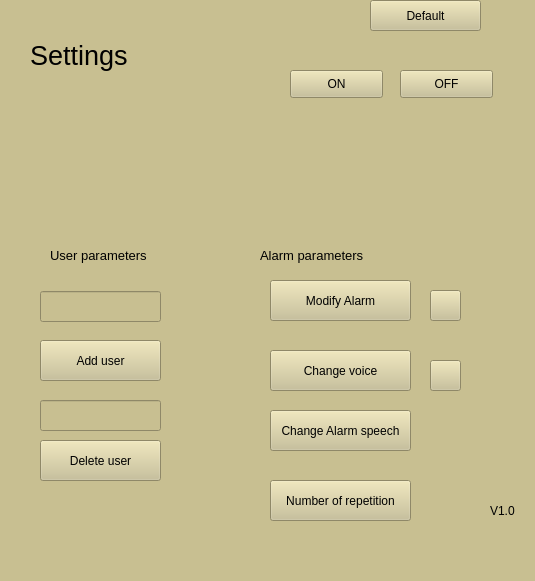
<?xml version="1.0" encoding="UTF-8"?>
<ui version="4.0">
 <class>MainWindow</class>
 <widget class="QMainWindow" name="MainWindow">
  <property name="geometry">
   <rect>
    <x>0</x>
    <y>0</y>
    <width>535</width>
    <height>581</height>
   </rect>
  </property>
  <property name="maximumSize">
   <size>
    <width>535</width>
    <height>581</height>
   </size>
  </property>
  <property name="palette">
   <palette>
    <active>
     <colorrole role="WindowText">
      <brush brushstyle="SolidPattern">
       <color alpha="255">
        <red>0</red>
        <green>0</green>
        <blue>0</blue>
       </color>
      </brush>
     </colorrole>
     <colorrole role="Button">
      <brush brushstyle="SolidPattern">
       <color alpha="255">
        <red>200</red>
        <green>191</green>
        <blue>145</blue>
       </color>
      </brush>
     </colorrole>
     <colorrole role="Light">
      <brush brushstyle="SolidPattern">
       <color alpha="255">
        <red>255</red>
        <green>255</green>
        <blue>254</blue>
       </color>
      </brush>
     </colorrole>
     <colorrole role="Midlight">
      <brush brushstyle="SolidPattern">
       <color alpha="255">
        <red>255</red>
        <green>255</green>
        <blue>190</blue>
       </color>
      </brush>
     </colorrole>
     <colorrole role="Dark">
      <brush brushstyle="SolidPattern">
       <color alpha="255">
        <red>127</red>
        <green>127</green>
        <blue>63</blue>
       </color>
      </brush>
     </colorrole>
     <colorrole role="Mid">
      <brush brushstyle="SolidPattern">
       <color alpha="255">
        <red>170</red>
        <green>170</green>
        <blue>85</blue>
       </color>
      </brush>
     </colorrole>
     <colorrole role="Text">
      <brush brushstyle="SolidPattern">
       <color alpha="255">
        <red>0</red>
        <green>0</green>
        <blue>0</blue>
       </color>
      </brush>
     </colorrole>
     <colorrole role="BrightText">
      <brush brushstyle="SolidPattern">
       <color alpha="255">
        <red>255</red>
        <green>255</green>
        <blue>255</blue>
       </color>
      </brush>
     </colorrole>
     <colorrole role="ButtonText">
      <brush brushstyle="SolidPattern">
       <color alpha="255">
        <red>0</red>
        <green>0</green>
        <blue>0</blue>
       </color>
      </brush>
     </colorrole>
     <colorrole role="Base">
      <brush brushstyle="SolidPattern">
       <color alpha="255">
        <red>200</red>
        <green>191</green>
        <blue>145</blue>
       </color>
      </brush>
     </colorrole>
     <colorrole role="Window">
      <brush brushstyle="SolidPattern">
       <color alpha="255">
        <red>200</red>
        <green>191</green>
        <blue>145</blue>
       </color>
      </brush>
     </colorrole>
     <colorrole role="Shadow">
      <brush brushstyle="SolidPattern">
       <color alpha="255">
        <red>0</red>
        <green>0</green>
        <blue>0</blue>
       </color>
      </brush>
     </colorrole>
     <colorrole role="AlternateBase">
      <brush brushstyle="SolidPattern">
       <color alpha="255">
        <red>255</red>
        <green>255</green>
        <blue>191</blue>
       </color>
      </brush>
     </colorrole>
     <colorrole role="ToolTipBase">
      <brush brushstyle="SolidPattern">
       <color alpha="255">
        <red>255</red>
        <green>255</green>
        <blue>220</blue>
       </color>
      </brush>
     </colorrole>
     <colorrole role="ToolTipText">
      <brush brushstyle="SolidPattern">
       <color alpha="255">
        <red>0</red>
        <green>0</green>
        <blue>0</blue>
       </color>
      </brush>
     </colorrole>
     <colorrole role="PlaceholderText">
      <brush brushstyle="SolidPattern">
       <color alpha="128">
        <red>0</red>
        <green>0</green>
        <blue>0</blue>
       </color>
      </brush>
     </colorrole>
    </active>
    <inactive>
     <colorrole role="WindowText">
      <brush brushstyle="SolidPattern">
       <color alpha="255">
        <red>0</red>
        <green>0</green>
        <blue>0</blue>
       </color>
      </brush>
     </colorrole>
     <colorrole role="Button">
      <brush brushstyle="SolidPattern">
       <color alpha="255">
        <red>200</red>
        <green>191</green>
        <blue>145</blue>
       </color>
      </brush>
     </colorrole>
     <colorrole role="Light">
      <brush brushstyle="SolidPattern">
       <color alpha="255">
        <red>255</red>
        <green>255</green>
        <blue>254</blue>
       </color>
      </brush>
     </colorrole>
     <colorrole role="Midlight">
      <brush brushstyle="SolidPattern">
       <color alpha="255">
        <red>255</red>
        <green>255</green>
        <blue>190</blue>
       </color>
      </brush>
     </colorrole>
     <colorrole role="Dark">
      <brush brushstyle="SolidPattern">
       <color alpha="255">
        <red>127</red>
        <green>127</green>
        <blue>63</blue>
       </color>
      </brush>
     </colorrole>
     <colorrole role="Mid">
      <brush brushstyle="SolidPattern">
       <color alpha="255">
        <red>170</red>
        <green>170</green>
        <blue>85</blue>
       </color>
      </brush>
     </colorrole>
     <colorrole role="Text">
      <brush brushstyle="SolidPattern">
       <color alpha="255">
        <red>0</red>
        <green>0</green>
        <blue>0</blue>
       </color>
      </brush>
     </colorrole>
     <colorrole role="BrightText">
      <brush brushstyle="SolidPattern">
       <color alpha="255">
        <red>255</red>
        <green>255</green>
        <blue>255</blue>
       </color>
      </brush>
     </colorrole>
     <colorrole role="ButtonText">
      <brush brushstyle="SolidPattern">
       <color alpha="255">
        <red>0</red>
        <green>0</green>
        <blue>0</blue>
       </color>
      </brush>
     </colorrole>
     <colorrole role="Base">
      <brush brushstyle="SolidPattern">
       <color alpha="255">
        <red>200</red>
        <green>191</green>
        <blue>145</blue>
       </color>
      </brush>
     </colorrole>
     <colorrole role="Window">
      <brush brushstyle="SolidPattern">
       <color alpha="255">
        <red>200</red>
        <green>191</green>
        <blue>145</blue>
       </color>
      </brush>
     </colorrole>
     <colorrole role="Shadow">
      <brush brushstyle="SolidPattern">
       <color alpha="255">
        <red>0</red>
        <green>0</green>
        <blue>0</blue>
       </color>
      </brush>
     </colorrole>
     <colorrole role="AlternateBase">
      <brush brushstyle="SolidPattern">
       <color alpha="255">
        <red>255</red>
        <green>255</green>
        <blue>191</blue>
       </color>
      </brush>
     </colorrole>
     <colorrole role="ToolTipBase">
      <brush brushstyle="SolidPattern">
       <color alpha="255">
        <red>255</red>
        <green>255</green>
        <blue>220</blue>
       </color>
      </brush>
     </colorrole>
     <colorrole role="ToolTipText">
      <brush brushstyle="SolidPattern">
       <color alpha="255">
        <red>0</red>
        <green>0</green>
        <blue>0</blue>
       </color>
      </brush>
     </colorrole>
     <colorrole role="PlaceholderText">
      <brush brushstyle="SolidPattern">
       <color alpha="128">
        <red>0</red>
        <green>0</green>
        <blue>0</blue>
       </color>
      </brush>
     </colorrole>
    </inactive>
    <disabled>
     <colorrole role="WindowText">
      <brush brushstyle="SolidPattern">
       <color alpha="255">
        <red>127</red>
        <green>127</green>
        <blue>63</blue>
       </color>
      </brush>
     </colorrole>
     <colorrole role="Button">
      <brush brushstyle="SolidPattern">
       <color alpha="255">
        <red>200</red>
        <green>191</green>
        <blue>145</blue>
       </color>
      </brush>
     </colorrole>
     <colorrole role="Light">
      <brush brushstyle="SolidPattern">
       <color alpha="255">
        <red>255</red>
        <green>255</green>
        <blue>254</blue>
       </color>
      </brush>
     </colorrole>
     <colorrole role="Midlight">
      <brush brushstyle="SolidPattern">
       <color alpha="255">
        <red>255</red>
        <green>255</green>
        <blue>190</blue>
       </color>
      </brush>
     </colorrole>
     <colorrole role="Dark">
      <brush brushstyle="SolidPattern">
       <color alpha="255">
        <red>127</red>
        <green>127</green>
        <blue>63</blue>
       </color>
      </brush>
     </colorrole>
     <colorrole role="Mid">
      <brush brushstyle="SolidPattern">
       <color alpha="255">
        <red>170</red>
        <green>170</green>
        <blue>85</blue>
       </color>
      </brush>
     </colorrole>
     <colorrole role="Text">
      <brush brushstyle="SolidPattern">
       <color alpha="255">
        <red>127</red>
        <green>127</green>
        <blue>63</blue>
       </color>
      </brush>
     </colorrole>
     <colorrole role="BrightText">
      <brush brushstyle="SolidPattern">
       <color alpha="255">
        <red>255</red>
        <green>255</green>
        <blue>255</blue>
       </color>
      </brush>
     </colorrole>
     <colorrole role="ButtonText">
      <brush brushstyle="SolidPattern">
       <color alpha="255">
        <red>127</red>
        <green>127</green>
        <blue>63</blue>
       </color>
      </brush>
     </colorrole>
     <colorrole role="Base">
      <brush brushstyle="SolidPattern">
       <color alpha="255">
        <red>200</red>
        <green>191</green>
        <blue>145</blue>
       </color>
      </brush>
     </colorrole>
     <colorrole role="Window">
      <brush brushstyle="SolidPattern">
       <color alpha="255">
        <red>200</red>
        <green>191</green>
        <blue>145</blue>
       </color>
      </brush>
     </colorrole>
     <colorrole role="Shadow">
      <brush brushstyle="SolidPattern">
       <color alpha="255">
        <red>0</red>
        <green>0</green>
        <blue>0</blue>
       </color>
      </brush>
     </colorrole>
     <colorrole role="AlternateBase">
      <brush brushstyle="SolidPattern">
       <color alpha="255">
        <red>255</red>
        <green>255</green>
        <blue>127</blue>
       </color>
      </brush>
     </colorrole>
     <colorrole role="ToolTipBase">
      <brush brushstyle="SolidPattern">
       <color alpha="255">
        <red>255</red>
        <green>255</green>
        <blue>220</blue>
       </color>
      </brush>
     </colorrole>
     <colorrole role="ToolTipText">
      <brush brushstyle="SolidPattern">
       <color alpha="255">
        <red>0</red>
        <green>0</green>
        <blue>0</blue>
       </color>
      </brush>
     </colorrole>
     <colorrole role="PlaceholderText">
      <brush brushstyle="SolidPattern">
       <color alpha="128">
        <red>0</red>
        <green>0</green>
        <blue>0</blue>
       </color>
      </brush>
     </colorrole>
    </disabled>
   </palette>
  </property>
  <property name="windowTitle">
   <string>MainWindow</string>
  </property>
  <property name="styleSheet">
   <string notr="true">background-color: rgb(200, 191, 145);</string>
  </property>
  <widget class="QWidget" name="centralwidget">
   <widget class="QLabel" name="label">
    <property name="geometry">
     <rect>
      <x>30</x>
      <y>20</y>
      <width>261</width>
      <height>71</height>
     </rect>
    </property>
    <property name="text">
     <string>&lt;html&gt;&lt;head/&gt;&lt;body&gt;&lt;p&gt;&lt;span style=&quot; font-size:20pt;&quot;&gt;Settings&lt;/span&gt;&lt;/p&gt;&lt;/body&gt;&lt;/html&gt;</string>
    </property>
   </widget>
   <widget class="QPushButton" name="pushButton">
    <property name="geometry">
     <rect>
      <x>40</x>
      <y>340</y>
      <width>121</width>
      <height>41</height>
     </rect>
    </property>
    <property name="text">
     <string>Add user</string>
    </property>
   </widget>
   <widget class="QLabel" name="label_2">
    <property name="geometry">
     <rect>
      <x>50</x>
      <y>240</y>
      <width>141</width>
      <height>31</height>
     </rect>
    </property>
    <property name="text">
     <string>&lt;html&gt;&lt;head/&gt;&lt;body&gt;&lt;p&gt;&lt;span style=&quot; font-size:10pt;&quot;&gt;User parameters&lt;/span&gt;&lt;/p&gt;&lt;/body&gt;&lt;/html&gt;</string>
    </property>
   </widget>
   <widget class="QPushButton" name="pushButton_2">
    <property name="geometry">
     <rect>
      <x>270</x>
      <y>280</y>
      <width>141</width>
      <height>41</height>
     </rect>
    </property>
    <property name="text">
     <string>Modify Alarm</string>
    </property>
   </widget>
   <widget class="QLabel" name="label_3">
    <property name="geometry">
     <rect>
      <x>260</x>
      <y>240</y>
      <width>151</width>
      <height>31</height>
     </rect>
    </property>
    <property name="text">
     <string>&lt;html&gt;&lt;head/&gt;&lt;body&gt;&lt;p&gt;&lt;span style=&quot; font-size:10pt;&quot;&gt;Alarm parameters&lt;/span&gt;&lt;/p&gt;&lt;/body&gt;&lt;/html&gt;</string>
    </property>
   </widget>
   <widget class="QPushButton" name="pushButton_3">
    <property name="geometry">
     <rect>
      <x>40</x>
      <y>440</y>
      <width>121</width>
      <height>41</height>
     </rect>
    </property>
    <property name="text">
     <string>Delete user</string>
    </property>
   </widget>
   <widget class="QPushButton" name="pushButton_4">
    <property name="geometry">
     <rect>
      <x>270</x>
      <y>480</y>
      <width>141</width>
      <height>41</height>
     </rect>
    </property>
    <property name="text">
     <string>Number of repetition</string>
    </property>
   </widget>
   <widget class="QLineEdit" name="lineEdit">
    <property name="geometry">
     <rect>
      <x>40</x>
      <y>291</y>
      <width>121</width>
      <height>31</height>
     </rect>
    </property>
   </widget>
   <widget class="QLineEdit" name="lineEdit_2">
    <property name="geometry">
     <rect>
      <x>40</x>
      <y>400</y>
      <width>121</width>
      <height>31</height>
     </rect>
    </property>
   </widget>
   <widget class="QLabel" name="label_4">
    <property name="geometry">
     <rect>
      <x>490</x>
      <y>500</y>
      <width>41</width>
      <height>21</height>
     </rect>
    </property>
    <property name="text">
     <string>V1.0</string>
    </property>
   </widget>
   <widget class="QPushButton" name="pushButton_5">
    <property name="geometry">
     <rect>
      <x>430</x>
      <y>290</y>
      <width>31</width>
      <height>31</height>
     </rect>
    </property>
    <property name="styleSheet">
     <string notr="true"/>
    </property>
    <property name="text">
     <string/>
    </property>
    <property name="icon">
     <iconset>
      <normaloff>pngtree-vector-play-icon-png-image_924817.jpg</normaloff>pngtree-vector-play-icon-png-image_924817.jpg</iconset>
    </property>
   </widget>
   <widget class="QPushButton" name="pushButton_6">
    <property name="geometry">
     <rect>
      <x>270</x>
      <y>350</y>
      <width>141</width>
      <height>41</height>
     </rect>
    </property>
    <property name="text">
     <string>Change voice</string>
    </property>
   </widget>
   <widget class="QPushButton" name="pushButton_7">
    <property name="geometry">
     <rect>
      <x>270</x>
      <y>410</y>
      <width>141</width>
      <height>41</height>
     </rect>
    </property>
    <property name="text">
     <string>Change Alarm speech</string>
    </property>
   </widget>
   <widget class="QPushButton" name="pushButton_8">
    <property name="geometry">
     <rect>
      <x>430</x>
      <y>360</y>
      <width>31</width>
      <height>31</height>
     </rect>
    </property>
    <property name="styleSheet">
     <string notr="true"/>
    </property>
    <property name="text">
     <string/>
    </property>
    <property name="icon">
     <iconset>
      <normaloff>pngtree-vector-play-icon-png-image_924817.jpg</normaloff>pngtree-vector-play-icon-png-image_924817.jpg</iconset>
    </property>
   </widget>
   <widget class="QPushButton" name="pushButton_9">
    <property name="geometry">
     <rect>
      <x>370</x>
      <y>0</y>
      <width>111</width>
      <height>31</height>
     </rect>
    </property>
    <property name="text">
     <string>Default</string>
    </property>
   </widget>
   <widget class="QPushButton" name="pushButton_10">
    <property name="geometry">
     <rect>
      <x>290</x>
      <y>70</y>
      <width>93</width>
      <height>28</height>
     </rect>
    </property>
    <property name="text">
     <string>ON</string>
    </property>
   </widget>
   <widget class="QPushButton" name="pushButton_11">
    <property name="geometry">
     <rect>
      <x>400</x>
      <y>70</y>
      <width>93</width>
      <height>28</height>
     </rect>
    </property>
    <property name="text">
     <string>OFF</string>
    </property>
   </widget>
  </widget>
  <widget class="QMenuBar" name="menubar">
   <property name="geometry">
    <rect>
     <x>0</x>
     <y>0</y>
     <width>535</width>
     <height>26</height>
    </rect>
   </property>
  </widget>
  <widget class="QStatusBar" name="statusbar"/>
 </widget>
 <resources/>
 <connections/>
</ui>
